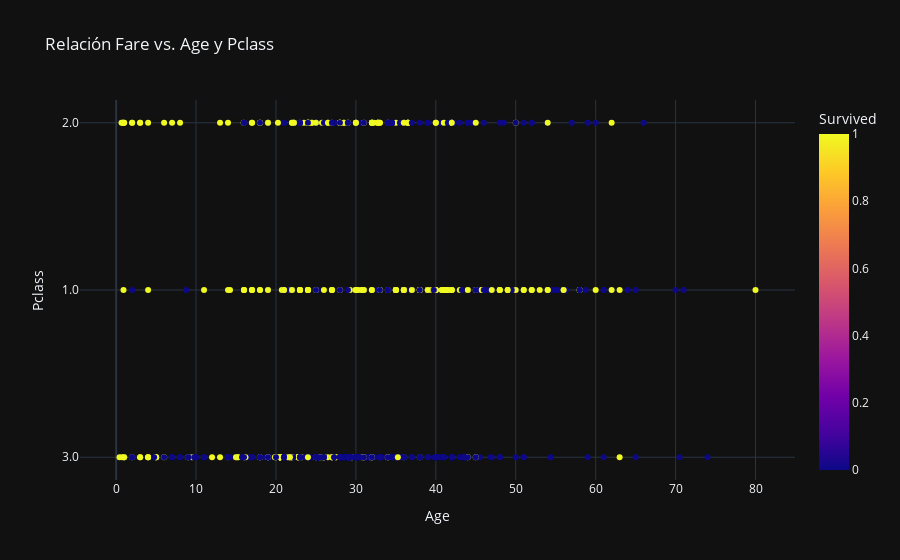

Source (notebook cell):
### Code cell
fig = px.scatter(df, x='Age', y='Pclass', color='Survived', title='Relación Fare vs. Age y Pclass')
fig.update_layout(template='plotly_dark')
#fig.write_html('Graphics/scatter_fare_age_Pclass')
fig.show()

### Figure 1 — Plotly figure (JSON) as saved in the notebook; plotly's stock layout.template omitted (floating-point values rounded to 4 significant figures; data arrays with more than 128 entries replaced by an {"elided": "..."} marker saying what was removed)
{"data": [{"hovertemplate": "Age=%{x}<br>Pclass=%{y}<br>Survived=%{marker.color}<extra></extra>", "legendgroup": "", "marker": {"color": {"elided": "891 int values"}, "coloraxis": "coloraxis", "symbol": "circle"}, "mode": "markers", "name": "", "orientation": "h", "showlegend": false, "type": "scatter", "x": {"elided": "891 float values"}, "xaxis": "x", "y": {"elided": "891 str values"}, "yaxis": "y"}], "layout": {"coloraxis": {"colorbar": {"title": {"text": "Survived"}}, "colorscale": [[0, "#0d0887"], [0.1111, "#46039f"], [0.2222, "#7201a8"], [0.3333, "#9c179e"], [0.4444, "#bd3786"], [0.5556, "#d8576b"], [0.6667, "#ed7953"], [0.7778, "#fb9f3a"], [0.8889, "#fdca26"], [1, "#f0f921"]]}, "legend": {"tracegroupgap": 0}, "title": {"text": "Relación Fare vs. Age y Pclass"}, "xaxis": {"anchor": "y", "domain": [0, 1], "title": {"text": "Age"}}, "yaxis": {"anchor": "x", "domain": [0, 1], "title": {"text": "Pclass"}}}}
